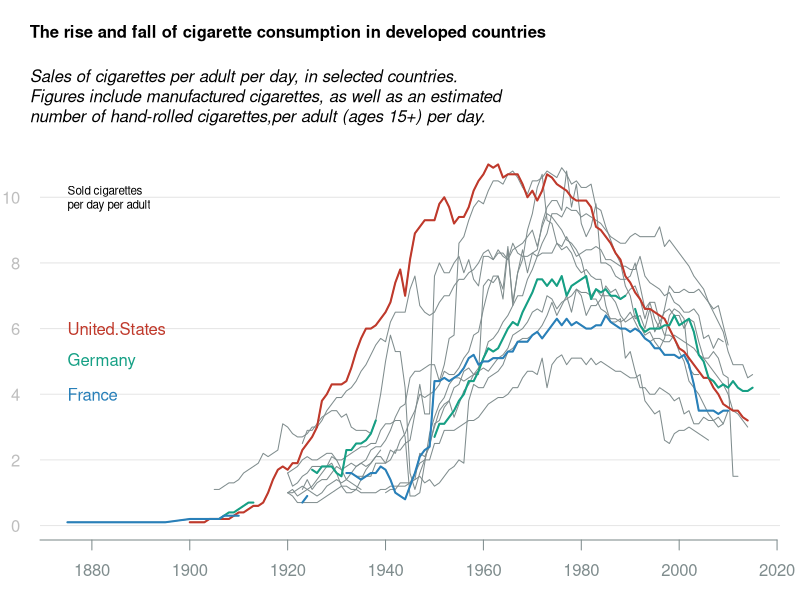

Here is the R script that generated this plot:
## ---- chunk 1
# download.file(url = "https://raw.githubusercontent.com/PoisonAlien/basegraphics/main/data/05-linechart_CigConsumption.csv", destfile = "posts/2022-08-16_line-chart-cigerate-consumption/05-linechart_CigConsumption.csv")
data <- read.table(
    "05-linechart_CigConsumption.csv",
    sep = ",",
    header = TRUE
)
data[data == "null"] <- NA
data <- apply(data, 2, as.numeric)
data <- as.data.frame(data)
rownames(data) <- data$country

max_count <- max(
    data[, 2:ncol(data)],
    na.rm = TRUE
)

title_main <- "The rise and fall of cigarette consumption in developed countries"
title_sub <- "Sales of cigarettes per adult per day, in selected countries.\nFigures include manufactured cigarettes, as well as an estimated\nnumber of hand-rolled cigarettes,per adult (ages 15+) per day."
## ---- chunk 2
layout(
    mat = matrix(data = c(1:2), nrow = 2),
    heights = c(2, 6)
)

par(mar = c(0, 0, 0, 0))
plot(
    NA,
    xlim = c(0, 1),
    ylim = c(0, 1),
    frame.plot = FALSE,
    axes = FALSE,
    xlab = NA,
    ylab = NA
)
text(
    x = 0,
    y = 0.8,
    labels = title_main,
    cex = 1,
    font = 2,
    adj = 0
)
text(
    x = 0,
    y = 0.35,
    labels = title_sub,
    cex = 1,
    font = 3,
    adj = 0
)

par(
    mar = c(3, 2, 0, 1)
)
plot(
    NA,
    xlim = range(data$country),
    ylim = c(0, max_count),
    xlab = NA,
    ylab = NA,
    frame.plot = FALSE,
    axes = FALSE
)
axis(
    side = 2,
    at = seq(0, 12, 2),
    labels = seq(0, 12, 2),
    line = 0,
    col.axis = "gray",
    cex.axis = 1,
    las = 2,
    tick = FALSE
)
abline(
    h = seq(0, 12, 2),
    lwd = 1,
    col = "gray90"
)

text(
    x = data$country[1],
    y = 10,
    labels = "Sold cigarettes\nper day per adult",
    cex = 0.7,
    xpd = TRUE,
    adj = 0
)

for (i in 2:ncol(data)) {
    points(
        x = data$country,
        y = data[, i],
        pch = "",
        type = "l",
        col = "#7f8c8d"
    )
}

hghlt <- c("United.States", "Germany", "France")
hghlt_cols <- c("#c0392b", "#16a085", "#2980b9")
for (hghlt_idx in seq_along(hghlt)) {
    hghlt_col_idx <- which(colnames(data) == hghlt[hghlt_idx])
    points(
        x = data$country,
        y = data[, hghlt_col_idx],
        pch = "",
        type = "l",
        col = hghlt_cols[hghlt_idx],
        lwd = 2
    )
}

text(
    x = data$country[1],
    y = c(6:4),
    labels = hghlt,
    col = hghlt_cols,
    adj = 0
)

axis(
    side = 1,
    at = pretty(data$country),
    labels = pretty(data$country),
    line = 0,
    tick = TRUE,
    col.axis = "#7f8c8d",
    col = "#7f8c8d"
)
